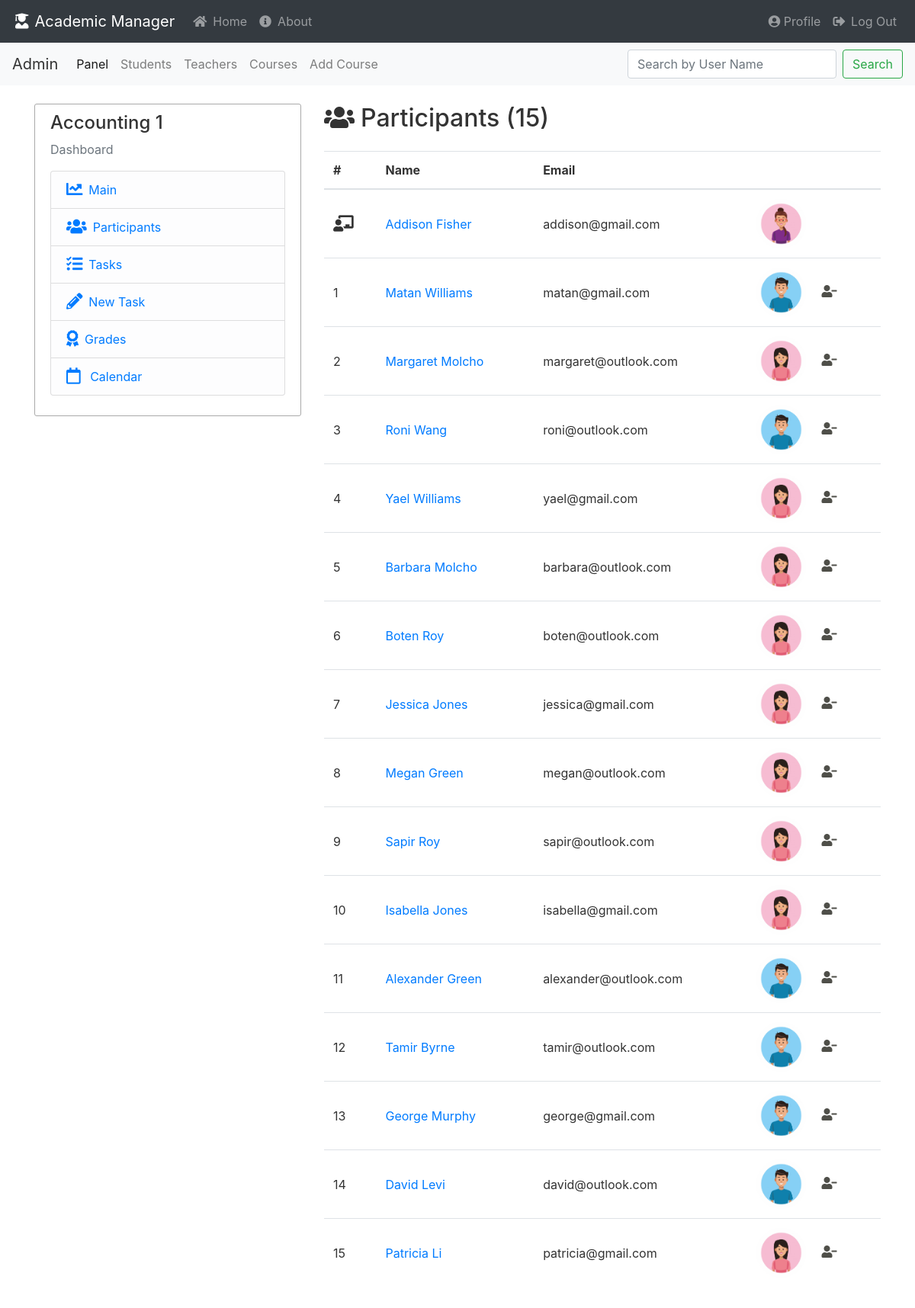
Screenshot of /courses/dashboard/21/participants (signed in) with the database file from the repository.
### academic_manager/models.py (models this page shows, shortened)
class Course(db.Model):
    id = db.Column(db.Integer, primary_key=True)
    course_name = db.Column(db.String(30), nullable=False)
    teacher_id = db.Column(db.Integer, db.ForeignKey('teacher.id'), nullable=False)
    enrollment = db.relationship('Enrollment', backref='course', lazy=True)
    task = db.relationship('Task', backref='course', lazy=True)

class User(db.Model, UserMixin):
    __table_name__ = 'user'
    id = db.Column(db.Integer, primary_key=True)
    email = db.Column(db.String(100), nullable=False, unique=True)
    first_name = db.Column(db.String(30), nullable=False)
    last_name = db.Column(db.String(30), nullable=False)
    password = db.Column(db.String(60), nullable=False)
    profile_img = db.Column(db.String(30), nullable=False, default='default/default.jpg')
    gender = db.Column(db.String(1), nullable=False)  # ['m','f']
    creation_date = db.Column(db.DateTime, nullable=False, default=datetime.now)
    last_seen = db.Column(db.DateTime, nullable=False, default=datetime.now)
    role = db.Column(db.String(100), nullable=False)
    __mapper_args__ = {
        'polymorphic_identity': 'user',
        'polymorphic_on': role
    }
    @property
    def full_name(self):
        return f"{self.first_name.capitalize()} {self.last_name.capitalize()}"
    @property
    def is_admin(self):
        return self.role == 'admin'

class Enrollment(db.Model):
    id = db.Column(db.Integer, primary_key=True)
    grade = db.Column(db.Integer, nullable=True)
    course_id = db.Column(db.Integer, db.ForeignKey('course.id'), nullable=False)
    student_id = db.Column(db.Integer, db.ForeignKey('student.id'), nullable=False)

### academic_manager/courses/routes.py (the view)
@courses.route("/dashboard/<int:course_id>/participants")
@login_required
def dashboard_participants(course_id):
    current_course = Course.query.get_or_404(course_id)
    return render_template("dashboard_participants.html", course=current_course)

### academic_manager/models.py (called while the page is built)
@login_manager.user_loader
def load_user(user_id):
    return User.query.get(user_id)

### academic_manager/courses/templates/dashboard_participants.html
{% extends "course_dashboard_layout.html" %}
{% block dashboard %}
<h2 class="mb-4"><i class="fas fa-users mr-2"></i>Participants ({{ course.enrollment|length }})</h2>
<table class="table" style="width: 100%;">
    <thead>
    <tr>
        <th scope="col">#</th>
        <th scope="col">Name</th>
        <th scope="col">Email</th>
        <th scope="col"></th>
    </tr>
    </thead>
    <tbody>
    <tr>
        {% set teacher = course.lecturer %}
        <td scope="row" style="vertical-align: middle;"><i class="fas fa-chalkboard-teacher fa-lg"></i></td>
        <td scope="row" style="vertical-align: middle;">
            <a href="{{ url_for('teachers.watch_teacher', user_id=teacher.id)
                         if current_user.is_admin
                         else url_for('main.profile', user_id=teacher.id)}}">
                {{ teacher.full_name }}</a>
        </td>
        <td scope="row" style="vertical-align: middle;">{{ teacher.email }}</td>
        <td scope="row" style="vertical-align: middle;">
            <img class="rounded-circle article-img"
                 src="{{ url_for('static', filename='profile_pics/' + teacher.profile_img) }}">
        </td>
    </tr>
    {% for enroll in course.enrollment %}
    {% set student = enroll.student %}
    <tr>
        <td scope="row" style="vertical-align: middle;">{{ loop.index }}</td>
        <td scope="row" style="vertical-align: middle;">
            <a href="{{ url_for('students.watch_student', user_id=student.id)
                                if current_user.is_admin or current_user.is_teacher
                                else url_for('main.profile', user_id=student.id)}}">
                {{ student.full_name }}</a>
        </td>
        <td scope="row" style="vertical-align: middle;">{{ student.email }}</td>
        <td scope="row" style="vertical-align: middle;">
            <img class="rounded-circle article-img"
                 src="{{ url_for('static', filename='profile_pics/' + student.profile_img) }}">
            {% if current_user.is_admin or current_user == course.lecturer %}
            <a class="my-btn btn-del"
               href="{{ url_for('students.remove_enrollment',
                   user_id=student.id, enrollment_id=enroll.id) }}">
                <i class="fas fa-user-minus"></i>
            </a>
            {% endif %}
        </td>
    </tr>
    {% endfor %}
    </tbody>
</table>
{% endblock dashboard %}

### academic_manager/courses/templates/course_dashboard_layout.html (shortened to what this page needs)
{% extends "base.html" %}
{% block content %}
<div class="row">
    <div class="col-md-4">
        <div class="content-section">
            <h4>{{ course.course_name }}</h4>
            <p class='text-muted'>Dashboard</p>
            <ul class="list-group">
                <li class="list-group-item list-group-item-light">
                    <a href="{{ url_for('courses.course_dashboard', course_id=course.id) }}">
                        <i class="fas fa-chart-line fa-lg mr-2"></i>Main</a>
                </li>
                <li class="list-group-item list-group-item-light">
                    <a href="{{ url_for('courses.dashboard_participants', course_id=course.id) }}">
                        <i class="fas fa-users fa-lg mr-2"></i>Participants</a>
                </li>
                <li class="list-group-item list-group-item-light">
                    <a href="{{ url_for('courses.dashboard_view_tasks', course_id=course.id) }}">
                        <i class="fas fa-tasks fa-lg mr-2"></i>Tasks</a>
                </li>
                {% if current_user.is_admin or current_user.is_teacher %}
                <li class="list-group-item list-group-item-light">
                    <a href="{{ url_for('courses.dashboard_add_tasks', course_id=course.id) }}">
                        <i class="fas fa-pencil-alt fa-lg mr-2"></i>New Task</a>
                </li>
                <li class="list-group-item list-group-item-light">
                    <a href="{{ url_for('courses.dashboard_update_grades', course_id=course.id) }}">
                        <i class="fas fa-award fa-lg mr-2"></i>Grades</a>
                </li>
                {% endif %}
                <li class="list-group-item list-group-item-light">
                    <a href="#">
                        <i class="far fa-calendar fa-lg mr-2"></i> Calendar</a>
                </li>
            </ul>
        </div>
    </div>
    <div class="col-md-8">
        {% block dashboard %}{% endblock %}
    </div>
</div>
{% endblock content %}

### academic_manager/static/styles/main.css (style rules this page uses)
body { background: #ffffff; color: #333333; }
.content-section { background: #ffffff; padding: 10px 20px; border: 1px solid #aaaaaa; border-radius: 3px; margin-bottom: 20px; }
.my-btn { color: #4f4f49; }
.article-img { height: 65px; width: 65px; margin-right: 16px; }

### academic_manager/templates/base.html (style rules this page uses)
body { background: #ffffff; color: #333333; }
.content-section { background: #ffffff; padding: 10px 20px; border: 1px solid #aaaaaa; border-radius: 3px; margin-bottom: 20px; }
.my-btn { color: #4f4f49; }
.article-img { height: 65px; width: 65px; margin-right: 16px; }

### rows the page displays
Course: course_name "Accounting 1"
User: full_name "Addison Fisher", email "addison@gmail.com", profile_img (picture)
Enrollment: profile_img (picture)
User: full_name "Matan Williams", email "matan@gmail.com"
Enrollment: profile_img (picture)
User: full_name "Margaret Molcho", email "margaret@outlook.com"
Enrollment: profile_img (picture)
User: full_name "Roni Wang", email "roni@outlook.com"
Enrollment: profile_img (picture)
User: full_name "Yael Williams", email "yael@gmail.com"
Enrollment: profile_img (picture)
User: full_name "Barbara Molcho", email "barbara@outlook.com"
Enrollment: profile_img (picture)
User: full_name "Boten Roy", email "boten@outlook.com"
Enrollment: profile_img (picture)
User: full_name "Jessica Jones", email "jessica@gmail.com"
Enrollment: profile_img (picture)
User: full_name "Megan Green", email "megan@outlook.com"
Enrollment: profile_img (picture)
User: full_name "Sapir Roy", email "sapir@outlook.com"
Enrollment: profile_img (picture)
User: full_name "Isabella Jones", email "isabella@gmail.com"
Enrollment: profile_img (picture)
User: full_name "Alexander Green", email "alexander@outlook.com"
Enrollment: profile_img (picture)
User: full_name "Tamir Byrne", email "tamir@outlook.com"
Enrollment: profile_img (picture)
User: full_name "George Murphy", email "george@gmail.com"
Enrollment: profile_img (picture)
User: full_name "David Levi", email "david@outlook.com"
Enrollment: profile_img (picture)
User: full_name "Patricia Li", email "patricia@gmail.com"

### other values shown
{{ course.enrollment|length }} "15"
